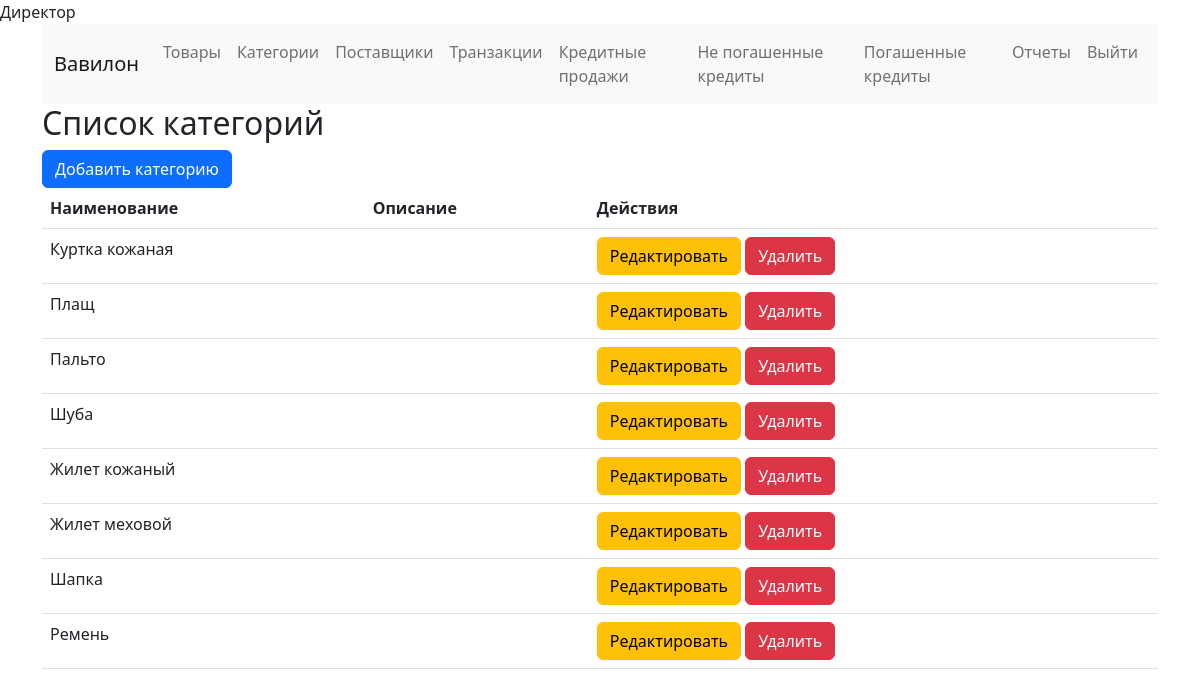
Screenshot of /categories/ (signed in) with the database file from the repository.
### inventory/models.py (models this page shows, shortened)
class Category(models.Model):
    name = models.CharField(max_length=100)
    description = models.TextField(blank=True, null=True)

### inventory/views.py (the view)
# urls.py: path('categories/', views.category_list, name='category_list'),
@login_required
@user_passes_test(is_director)
def category_list(request):
    categories = Category.objects.all()
    return render(request, 'inventory/category_list.html', {'categories': categories})

### inventory/views.py (called while the page is built)
def is_director(user):
    return user.groups.filter(name="Директор").exists()

### inventory/templates/inventory/category_list.html
{% extends 'base.html' %}
{% block content %}
  <h2>Список категорий</h2>
  <a href="{% url 'category_create' %}" class="btn btn-primary">Добавить категорию</a>
  <table class="table">
    <thead>
      <tr>
        <th>Наименование</th>
        <th>Описание</th>
        <th>Действия</th>
      </tr>
    </thead>
    <tbody>
      {% for category in categories %}
        <tr>
          <td>{{ category.name }}</td>
          <td>{{ category.description }}</td>
          <td>
            <a href="{% url 'category_update' category.pk %}" class="btn btn-warning">Редактировать</a>
            <a href="{% url 'category_delete' category.pk %}" class="btn btn-danger" onclick="return confirm('Вы уверены, что хотите удалить эту категорию?')">Удалить</a>
          </td>
        </tr>
      {% endfor %}
    </tbody>
  </table>
{% endblock %}

### rows the page displays
Category: name "Куртка кожаная"
Category: name "Плащ"
Category: name "Пальто"
Category: name "Шуба"
Category: name "Жилет кожаный"
Category: name "Жилет меховой"
Category: name "Шапка"
Category: name "Ремень"
